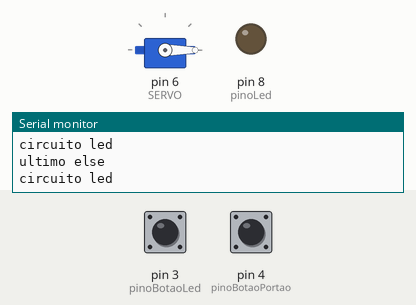
This sketch was run on a simulated Arduino Uno, built with avr-gcc and run on an emulated ATmega328P. Parts: servo, output pins drawn as LEDs (lit = HIGH), the last lines printed to the serial monitor. Dashed ring = blinking. Inputs (shaded band) come from the test bench; at power-on: pin 3 (pinoBotaoLed) LOW, pin 4 (pinoBotaoPortao) LOW.

Above: at 1.2 s.
1.3 s: pin 3 (pinoBotaoLed) pulled HIGH for 3.2 s
At 1.7 s:
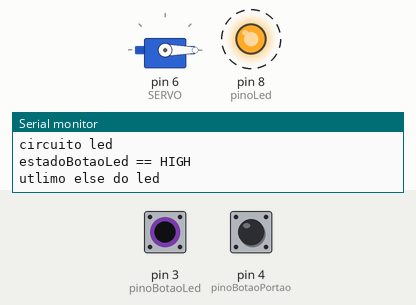
6.0 s: pin 4 (pinoBotaoPortao) pulled HIGH for 0.15 s
At 6.6 s:
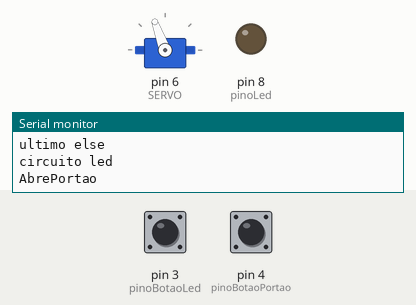
7.6 s: pin 3 (pinoBotaoLed) pulled HIGH for 0.15 s
At 8.6 s:
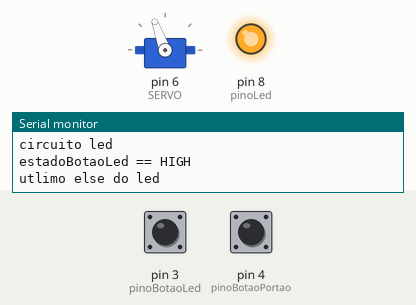
9.2 s: pin 4 (pinoBotaoPortao) pulled HIGH for 1 s
At 9.7 s:
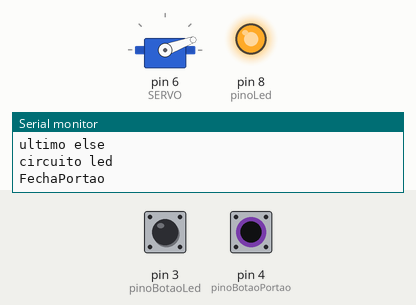
11.7 s: pin 3 (pinoBotaoLed) pulled HIGH for 1 s
At 12.5 s:
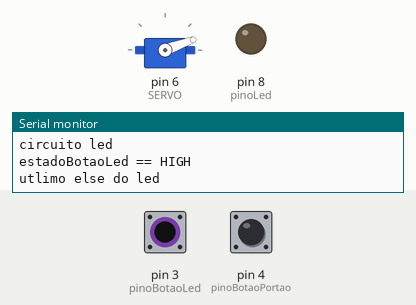
14.2 s: pin 3 (pinoBotaoLed) pulsed HIGH 2 times (0.12 s each, 0.3 s apart)
At 15.2 s:
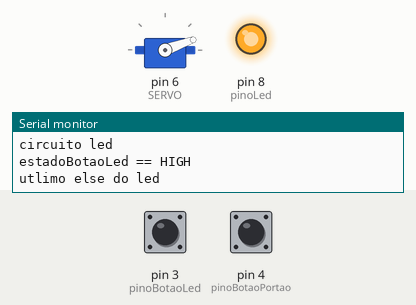
Timing chart, 0 to 17.2 s (numbered marks = the images above; inputs shaded):
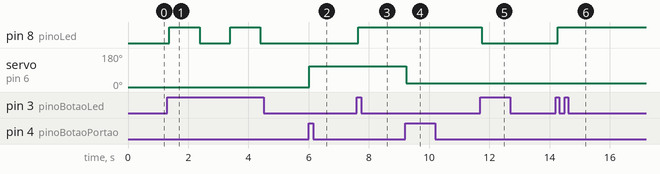

Measured:
- after the input at 1.3 s, pin 8 (pinoLed): alternates HIGH for 1.0 s and LOW for 1.0 s, starting after 0.06 s
- after the input at 6.0 s, servo on pin 6 (SERVO): 0° → 110° at once
- after the input at 7.6 s, pin 8 (pinoLed): LOW → HIGH after 0.05 s
- after the input at 9.2 s, servo on pin 6 (SERVO): 110° → 20° at once
- after the input at 11.7 s, pin 8 (pinoLed): HIGH → LOW at once
- after the input at 14.2 s, pin 8 (pinoLed): LOW → HIGH after 0.06 s

The sketch:

teste_led_servo.ino
```cpp
#include <Servo.h>
#define SERVO 6 // Porta Digital 6 PWM

Servo portao; // Variável Servo
int pos; // Posição Servo

const int pinoBotaoPortao = 4; //botao portao
int estadoBotaoPortao = LOW;
int ultimoEstadoBotaoPortao = LOW;

const int pinoLed = 8;  //
const int pinoBotaoLed = 3;  //botao led
int estadoBotaoLed = LOW;
int ultimoEstadoBotaoLed = LOW;


void setup ()
{
      portao.attach(SERVO);
      Serial.begin(9600);
      portao.write(0); // Inicia motor posição zero
      pinMode(pinoBotaoPortao, INPUT);
      pinMode(pinoLed, OUTPUT);
      pinMode(pinoBotaoLed, INPUT);
    }

    void loop()
    {
      estadoBotaoPortao = digitalRead(pinoBotaoPortao);
      if ( estadoBotaoPortao == HIGH ) {
        if (ultimoEstadoBotaoPortao == HIGH) {
          Serial.println("FechaPortao");
          FechaPortao();

        } else {
          Serial.println("AbrePortao");
          AbrePortao();

        }
        if (ultimoEstadoBotaoPortao == HIGH) {

          ultimoEstadoBotaoPortao = LOW;
        }
        else {

          ultimoEstadoBotaoPortao = HIGH;
        }
        delay(1000);
      }
      else {
        Serial.println("ultimo else");
        //delay(1000);
      }

      /// controle led
      estadoBotaoLed = digitalRead (pinoBotaoLed);
      Serial.println("circuito led");
      if (estadoBotaoLed == HIGH) {
          Serial.println("estadoBotaoLed == HIGH");
          if (ultimoEstadoBotaoLed == HIGH) {
          digitalWrite(pinoLed, LOW);
        } else {
          digitalWrite(pinoLed, HIGH);
        }

        if (ultimoEstadoBotaoLed == HIGH) {
          ultimoEstadoBotaoLed = LOW;

        } else {
          ultimoEstadoBotaoLed = HIGH;
        }
        Serial.println("utlimo else do led");
        delay(1000);

      }

    }

    void AbrePortao() {
      portao.write(110);
      delay(15);
    }

    void FechaPortao() {
      portao.write(20);
      delay(15);
    }
```
